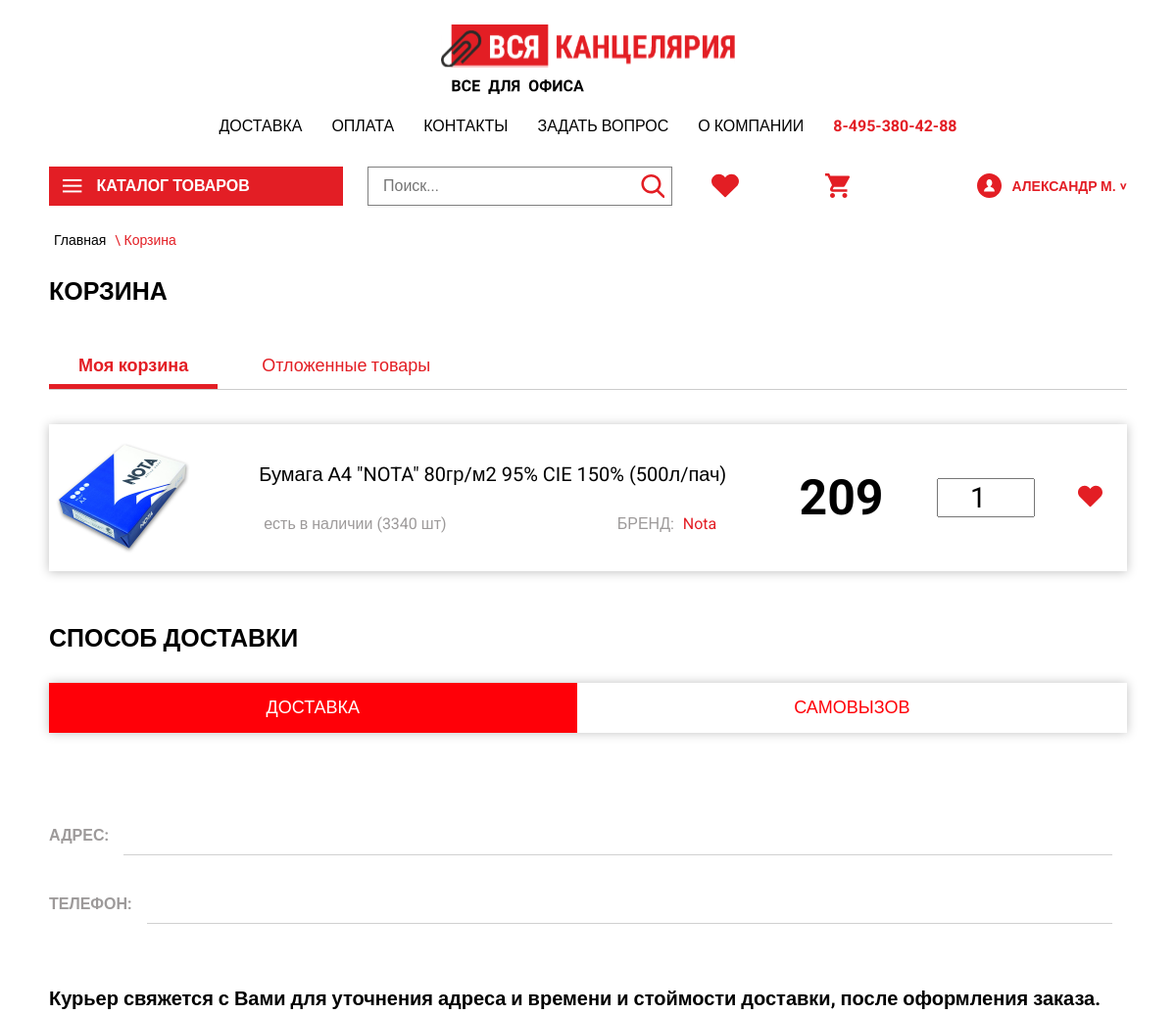
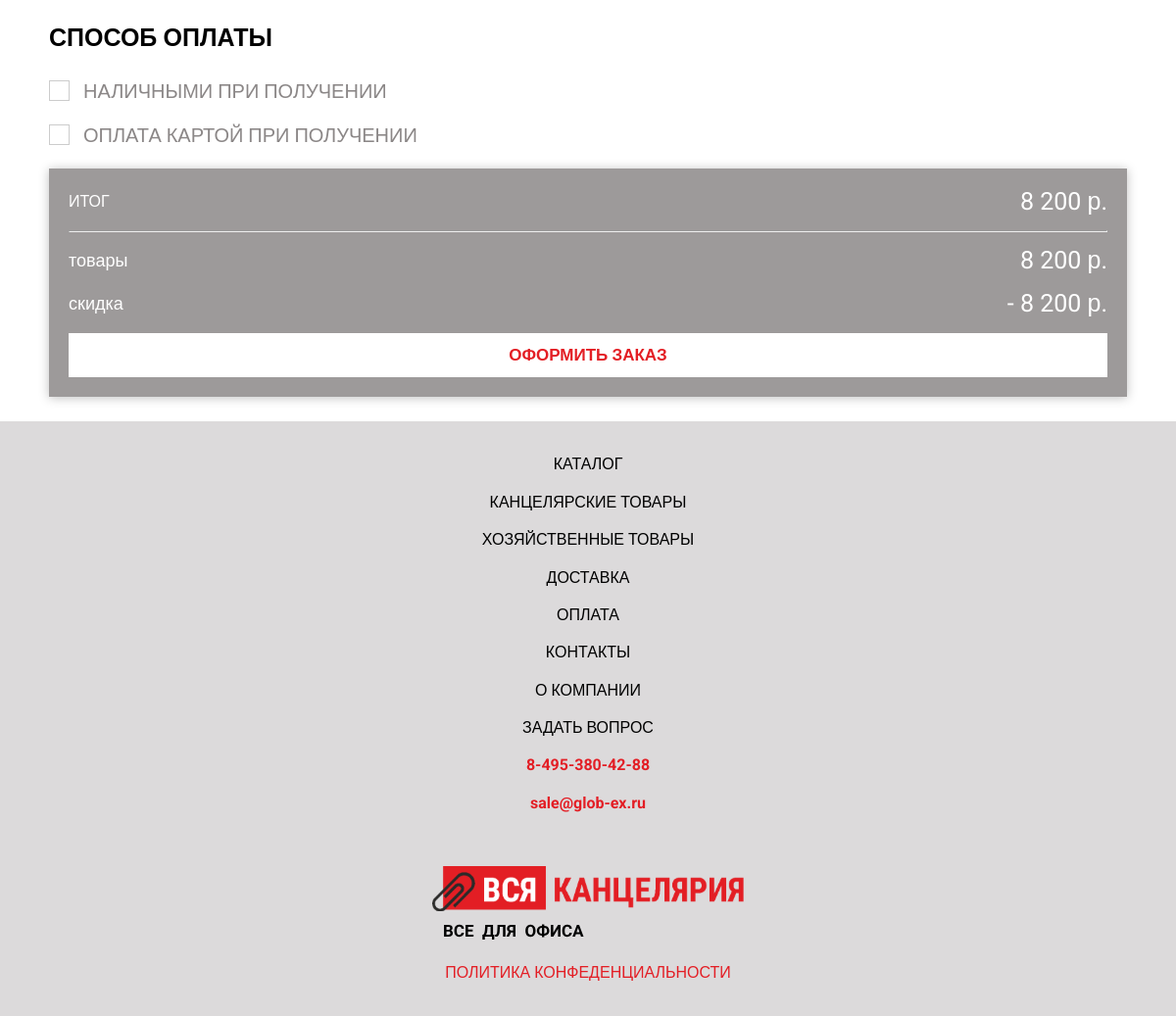
The app's page /cart.php (signed in) with its own data (2 pictures, top to bottom).
### tables this page shows
CREATE TABLE `users_all` (
  `id_user` int(11) NOT NULL,
  `role` bigint(20) NOT NULL,
  `fio` varchar(255) NOT NULL,
  `password` varchar(255) NOT NULL,
  `email` varchar(100) NOT NULL,
  `phone_number` varchar(20) NOT NULL,
  `work_number` varchar(20) DEFAULT NULL,
  `address` varchar(255) NOT NULL,
  `additional_address` varchar(255) DEFAULT NULL,
  `mailing` tinyint(1) NOT NULL
);

### model/xmlparser.php (called while the page is built, shortened)
<?php
function isElement($type)
{
    return $type == XMLReader::ELEMENT;
}
$reader = new XMLReader();
$reader->open(__DIR__ . '/../Data/catalog.xml');
$xmlParseData = [];
while ($reader->read()) {
    if (isElement($reader->nodeType) && $reader->name == 'brands') {
        $reader->read();
        $brands = [];
        while ($reader->name != 'brands') {
            if (isElement($reader->nodeType)) {
                $brandId = $reader->getAttribute('id');
                $brands[$brandId]['name'] = $reader->getAttribute('name');
                $brands[$brandId]['image'] = $reader->getAttribute('image');
                $brands[$brandId]['description'] = $reader->getAttribute('description');
            }
            $reader->read();
        }
        $xmlParseData['brands'] = $brands;
    }
    if (isElement($reader->nodeType) && $reader->name == 'Country') {
        $reader->read();
        $countries = [];
        while ($reader->name != 'Country') {
            if (isElement($reader->nodeType)) {
                $countryId = $reader->getAttribute('id');
                $countries[$countryId]['name'] = $reader->getAttribute('name');
            }
            $reader->read();
        }
        $xmlParseData['countries'] = $countries;
    }
    if (isElement($reader->nodeType) && $reader->name == 'specs') {
        $reader->read();
        $specs = [];
        while ($reader->name != 'specs') {
            if (isElement($reader->nodeType)) {
                $specsId = $reader->getAttribute('id');
                $specs[$specsId]['name'] = $reader->getAttribute('name');
            }
            $reader->read();
        }
        $xmlParseData['specs'] = $specs;
    }
    if (isElement($reader->nodeType) && $reader->name == 'partitions') {
        $reader->read();
        $partitions = [];
        while ($reader->name != 'partitions') {
            if (isElement($reader->nodeType)) {
                if ($reader->name == 'value') {
                    $partitionsId = $reader->getAttribute('id');
                    $partitions[$partitionsId]['id'] = $reader->getAttribute('id');
                    $partitions[$partitionsId]['name'] = $reader->getAttribute('name');
                    $partitions[$partitionsId]['top_id'] = $reader->getAttribute('top_id');
                    $partitions[$partitionsId]['sort'] = $reader->getAttribute('sort');
                    $partitions[$partitionsId]['banner'] = $reader->getAttribute('banner');
                    $partitions[$partitionsId]['image1'] = $reader->getAttribute('image1');
                    $partitions[$partitionsId]['image2'] = $reader->getAttribute('image2');
                    $partitions[$partitionsId]['description'] = $reader->getAttribute('description');
                    $partitions[$partitionsId]['concomitant'] = $reader->getAttribute('concomitant');
                    $partitions[$partitionsId]['icon'] = $reader->getAttribute('icon');
                }
                if ($reader->name == 'spec') {
                    $partitions[$partitionsId]['specs'][] = $reader->getAttribute('id');
                }
            }
            $reader->read();
        }
        $xmlParseData['partitions'] = $partitions;
    }
    if (isElement($reader->nodeType) && $reader->name == 'nomeklatura') {
        $reader->read();
        $nomeklatura = [];
        while ($reader->name != 'nomeklatura') {
            if (isElement($reader->nodeType)) {
                if ($reader->name == 'value') {
                    $nomeklaturaId = $reader->getAttribute('id');
                    $nomeklatura[$nomeklaturaId]['id'] = $reader->getAttribute('id');
                    $nomeklatura[$nomeklaturaId]['name'] = $reader->getAttribute('name');
                    $nomeklatura[$nomeklaturaId]['article'] = $reader->getAttribute('article');
                    $nomeklatura[$nomeklaturaId]['top_id'] = $reader->getAttribute('top_id');
                    $nomeklatura[$nomeklaturaId]['sort'] = $reader->getAttribute('sort');
                    $nomeklatura[$nomeklaturaId]['brand'] = $reader->getAttribute('brand');
                    $nomeklatura[$nomeklaturaId]['country'] = $reader->getAttribute('country');
                    $nomeklatura[$nomeklaturaId]['quantity'] = $reader->getAttribute('quantity');
                    $nomeklatura[$nomeklaturaId]['unit'] = $reader->getAttribute('unit');
                    $nomeklatura[$nomeklaturaId]['price'] = $reader->getAttribute('price');
                    $nomeklatura[$nomeklaturaId]['old_price'] = $reader->getAttribute('old_price');
                    $nomeklatura[$nomeklaturaId]['discount'] = $reader->getAttribute('discount');
                    $nomeklatura[$nomeklaturaId]['image1'] = $reader->getAttribute('image1');
                    $nomeklatura[$nomeklaturaId]['image2'] = $reader->getAttribute('image2');
                    $nomeklatura[$nomeklaturaId]['image3'] = $reader->getAttribute('image3');
                    $nomeklatura[$nomeklaturaId]['image4'] = $reader->getAttribute('image4');
                    $nomeklatura[$nomeklaturaId]['image5'] = $reader->getAttribute('image5');
                    $nomeklatura[$nomeklaturaId]['description'] = $reader->getAttribute('description');
                    $nomeklatura[$nomeklaturaId]['concomitant'] = $reader->getAttribute('concomitant');
                }
                if ($reader->name == 'spec') {
                    $nomeklatura[$nomeklaturaId]['specs'][$reader->getAttribute('id')] = $reader->getAttribute('value');
                }
            }
            $reader->read();
        }
        $xmlParseData['nomeklatura'] = $nomeklatura;
    }
}
?>

### view/cart.php (the view, shortened to what this page needs)
<?php
require_once __DIR__ . '/../model/connection.php';
require_once __DIR__ . '/../model/xmlparser.php';
$productData = $xmlParseData['nomeklatura'];
$brands = $xmlParseData['brands'];
?>
<div class="content" style="padding-top: 0">
    <div class="cat_fold">
        <p> Главная </p>
        <p><span> &#92; Корзина </span></p>
    </div>
    <h2> Корзина </h2>
    <div class="sliders">
        <a class="cart active" href="./cart.php"> Моя корзина </a>
        <a class="favourite" href="./favourite.php"> Отложенные товары </a>
    </div>
    <div class="cart-block">
        <div class="items">
        <?php
            $result = $mysqli->query("SELECT `id_product` FROM `user-cart` WHERE id_user = $idUser;");
            $count = $mysqli->query("SELECT COUNT(*) FROM `user-cart` WHERE id_user = $idUser")->fetch_row()[0];
            if ($count > 0)
            {
                while($idProduct = $result->fetch_assoc()['id_product'])
                {
                    if ($productData[$idProduct]['quantity'] > 0)
                    {
                        echo '<div class="product">';
                        $img = str_replace('ftp://37.140.192.146', './../', $productData[$idProduct]['image1']);
                            echo '<img class="product-image" src="'.$img.'" alt="">';
                            echo '<div class="product-info">';
                                echo '<p class="product-name">'.$productData[$idProduct]['name'].'</p>';
                                echo '<div class="product-detail">';
                                    echo '<p class="available">есть в наличии <span class="available-count">'.$productData[$idProduct]['quantity'].'</span> </p>';
                                echo '<p>БРЕНД: <a href="#">'.$brands[$productData[$idProduct]['brand']]['name'].'</a></p>';
                                echo '</div>';
                            echo '</div>';
                            echo '<p class="product-price">'.$productData[$idProduct]['price'].'</p>';
                            echo '<input class="product-count" type="number" name="" id="" min="1" max="'.$productData[$idProduct]['quantity'].'" value="1">';
                            echo '<div class="fav-button">';
                                echo '<img src="./resource/img/icons/favourite.svg" alt="fav">';
                            echo '</div>';
                        echo '</div>';
                    }
                }
                ?>
                        <h2> СПОСОБ ДОСТАВКИ </h2>
                        <div class="delivery">
                            <div class="delivery-type">
                                <p class="type-deliv active">Доставка</p>
                                <p class="type-pickup">Самовызов</p>
                            </div>
                            <div class="deliv-inf">
                                <label class="placeinput">
                                    <p>
                                        <span> Адрес: </span>
                                        <input required="1" type="text" id="adress" />
                                    </p>
                                </label>
                                <label class="placeinput">
                                    <p>
                                        <span> Телефон: </span>
                                        <input required="1" type="number" id="number" />
                                    </p>
                                </label>
                            </div>
                            <p class="info">Курьер свяжется с Вами для уточнения адреса и времени и стоймости доставки, после оформления заказа.</p>
                        </div>
                        <h2> СПОСОБ ОПЛАТЫ </h2>
                        <div class="pay-type">
                            <label class="container" id="cash">
                                <p> НАЛИЧНЫМИ ПРИ ПОЛУЧЕНИИ </p> <input type="radio" name="pay_type"> <span
                                    class="checkmark"></span>
                            </label>
                            <label class="container" id="cart">
                                <p> ОПЛАТА КАРТОЙ ПРИ ПОЛУЧЕНИИ</p> <input type="radio" name="pay_type"> <span
                                    class="checkmark"></span>
                            </label>
                        </div>
                    </div>
                    <div class="act">
                        <p class='act-itog'> ИТОГ <span>8 200</span> </p>
                        <hr>
                        <p class='act-tovari'> товары <span>8 200</span> </p>
                        <p class='act-skidka'> скидка <span>8 200</span> </p>
                        <input class="order-button" type="submit" value="ОФОРМИТЬ ЗАКАЗ">
                    </div>
                </div>
                <?php
            }
            ?>
</div>

### view/header.php (shortened to what this page needs)
<?
require_once __DIR__ . '/../model/xmlparser.php';
require_once __DIR__ . '/../model/connection.php';
$idUser = (int)$_COOKIE['isLogin'];
$result = $mysqli->query("SELECT * FROM users_all WHERE id_user = $idUser;");
$userData = $result->fetch_assoc();
$fio = explode(' ', $userData['fio']);
?>
<header class="header">
    <div class="content" style="padding-bottom: 0;">
        <div class="menu">
            <a href="./index.php"><img src="./resource/img/logo.svg" alt="logo"></a>
            <ul>
                <li><a href="#">ДОСТАВКА</a></li>
                <li><a href="#">ОПЛАТА</a></li>
                <li><a href="#">КОНТАКТЫ</a></li>
                <li><a href="#">ЗАДАТЬ ВОПРОС</a></li>
                <li><a href="#">О КОМПАНИИ</a></li>
                <li><p class="tel">8-495-380-42-88</p></li>
            </ul>
        </div>
        <div class="nav">
            <button class="catalog" id="catalog"><span>|||</span> КАТАЛОГ ТОВАРОВ</button>
            <form action="#" class="searchForm">
                <input type="search" placeholder="Поиск...">
                <button><img src="./resource/img/icons/search.svg" alt="search"></button>
                <div id="searchResult"> </div>
            </form>
            <ul>
                <li><a href="./favourite.php"><img src="./resource/img/icons/favourite.svg" alt="favorite"></a></li>
                <li><a href="./cart.php"><img src="./resource/img/icons/cart.svg" alt="cart"></a></li>
                <?php
                    if (isset($idUser) && !empty($userData))
                    {
                        echo '
                                <li class="account"><a id="profie_button"><img src="./resource/img/icons/account.svg" alt="account"><p>'.$fio[1] , ' ', mb_substr($fio[0], 0, 1), '.'.'<span>&#62;</span></p></a>
                                    <div class="user-act">
                                        <a href="../profile.php?id='.$idUser.'"> Профиль </a>
                                        <a href="../model/logout.php"> Выход </a>
                                    </div>
                                </li>';
                    }
                    else
                    {
                        echo '<li class="account"><a id="login_button"><img src="./resource/img/icons/account.svg" alt="account"><p>Войти <span>&#62;</span></p></a></li>';
                    }
                ?>
            </ul>
        </div>
    </div>
</header>

### records on screen
users_all: fio "АЛЕКСАНДР", fio "М"
user-cart: id_product "Бумага А4 \"NOTA\" 80гр/м2 95% CIE 150% (500л/пач)", id_product "3340", id_product "Nota", id_product "209"

### other values on screen
$category['name'] "КАНЦЕЛЯРСКИЕ ТОВАРЫ"
$category['name'] "ХОЗЯЙСТВЕННЫЕ ТОВАРЫ"
